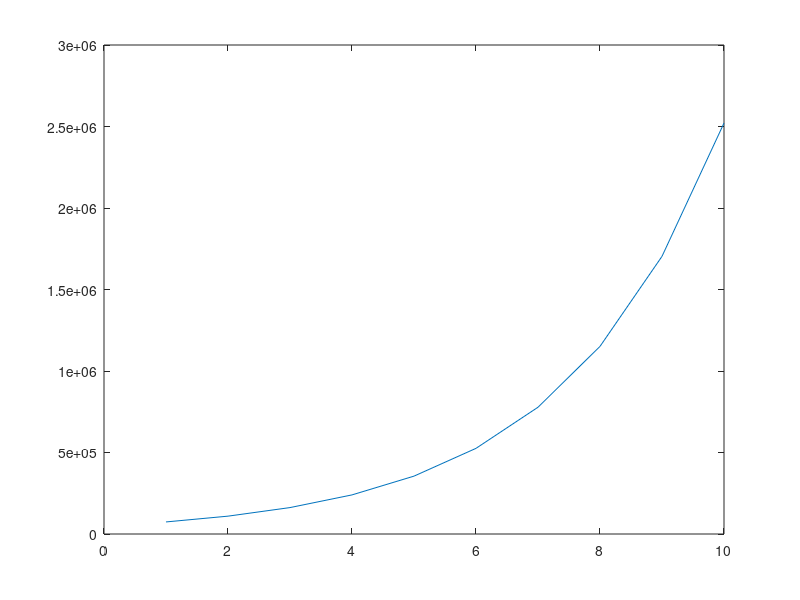

This figure's MATLAB source: (Note: this script raises an error after producing the figure.)
%% wild boar for loop
N = 50E3;
r = 0.48;
dt = 1;
B = [];
for t=1:10
    N = N*(1+r*dt);
    %B=[B,N] far too slow NEVER use this!
    B(t)=N %is much faster! But constantly overwriting same array
    % Best is always to PREALOCATE
end
figure
plot(B)
hold on
N1 = PopAtMoment(t_row,0.48,N0);
plot (t_row, N1, 'color', 'r')

%% while loop
N_while = 50E3;
C = zeros(1,10);
t = 1;
while t<11
    N_while = N_while*(1+r*dt);
    C(t)= N_while
    t = t+1;
end
figure
plot(C)


